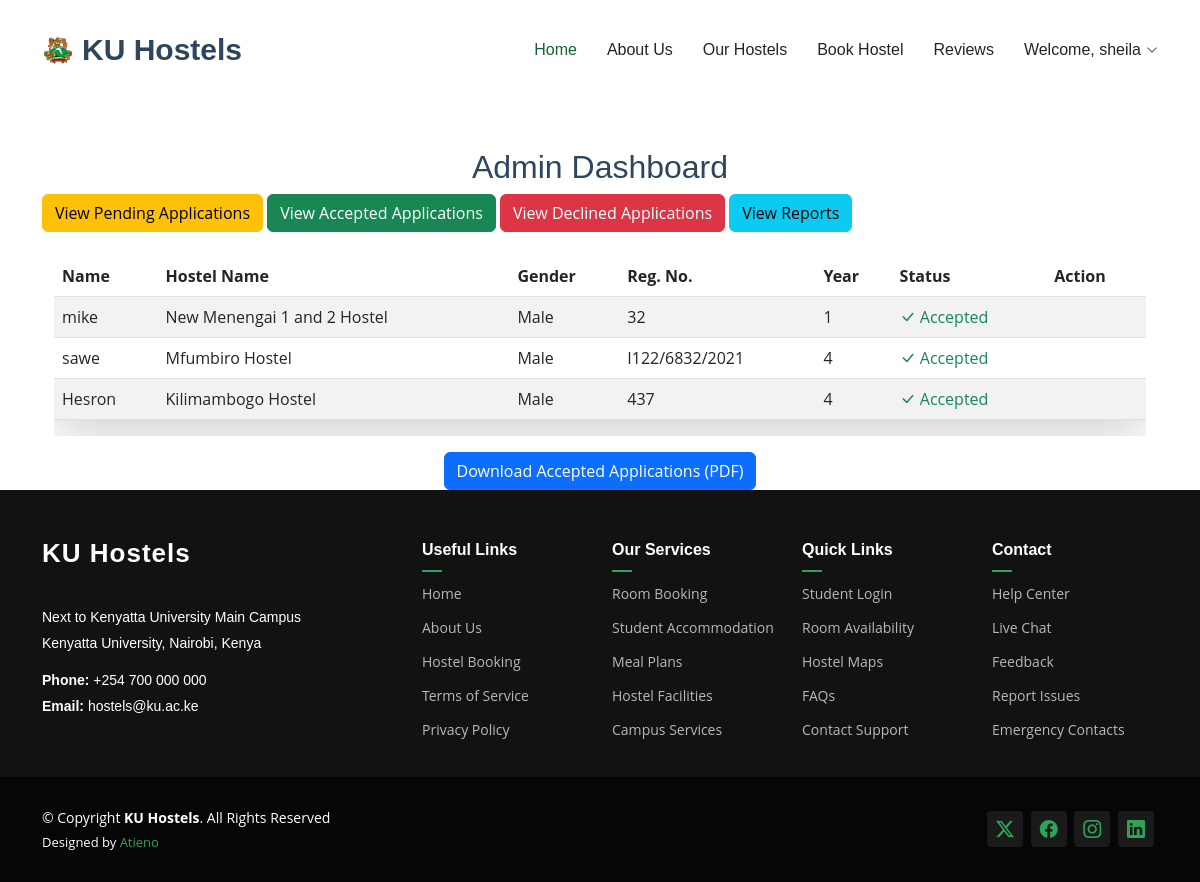
Screenshot of /admin-dashboard/?status=Allocated (signed in) with the database file from the repository.
### myapp/models.py (models this page shows, shortened)
class HostelApplication(models.Model):
    GENDER_CHOICES = [
        ('Male', 'Male'),
        ('Female', 'Female'),
    ]
    HOSTEL_TYPE_CHOICES = [
        ('Single Room', 'Single Room'),
        ('Double Room', 'Double Room'),
        ('Triple Room', 'Triple Room'),
        ('Quadruple Room', 'Quadruple Room'),
        ('Quintuple Room', 'Quintuple Room'),
        ('Sextuple Room', 'Sextuple Room'),
    ]
    LOCATION_CHOICES = [
        ('On-campus', 'On-campus'),
        ('Off-campus', 'Off-campus'),
    ]
    STATUS_CHOICES = [
        ('Pending', 'Pending'),
        ('Allocated', 'Allocated'),
    ]
    YEAR_OF_STUDY_CHOICES = [
        ('Year One', 'Year One'),
        ('Year Two', 'Year Two'),
        ('Year Three', 'Year Three'),
        ('Year Four', 'Year Four'),
        ('Year Five', 'Year Five'),
        ('Year Six', 'Year Six'),
    ]
    user = models.ForeignKey(User, on_delete=models.CASCADE)
    name = models.CharField(max_length=100)
    reg_number = models.CharField(max_length=50, unique=True)
    year_of_study = models.CharField(max_length=20, choices=YEAR_OF_STUDY_CHOICES)
    gender = models.CharField(max_length=10, choices=GENDER_CHOICES)
    hostel_type = models.CharField(max_length=20, choices=HOSTEL_TYPE_CHOICES)
    location = models.CharField(max_length=10, choices=LOCATION_CHOICES)
    hostel_name = models.CharField(max_length=100)
    cost_per_semester = models.DecimalField(max_digits=10, decimal_places=2)
    status = models.CharField(max_length=10, choices=STATUS_CHOICES, default='Pending')

### myapp/views.py (the view, shortened to what this page needs)
# urls.py: path('admin-dashboard/', views.admin_dashboard, name='admin_dashboard'),
@staff_member_required
def admin_dashboard(request):
    status = request.GET.get('status', 'Pending')  # Default to 'Pending'
    applications = HostelApplication.objects.filter(status=status)
    return render(request, 'admin_dashboard.html', {'applications': applications})

### templates/admin_dashboard.html (shortened to what this page needs)
{% extends 'base.html' %}
{% load static %}
{% block Content %}
<div class="container mt-5">
    <h2 class="text-center">Admin Dashboard</h2>
    <div class="mb-3">
        <a href="{% url 'myapp:admin_dashboard' %}?status=Pending" class="btn btn-warning">View Pending Applications</a>
        <a href="{% url 'myapp:admin_dashboard' %}?status=Allocated" class="btn btn-success">View Accepted Applications</a>
        <a href="{% url 'myapp:admin_dashboard' %}?status=Declined" class="btn btn-danger">View Declined Applications</a>
        <a href="{% url 'myapp:view_hostel_reports' %}" class="btn btn-info">View Reports</a>
    </div>
    <form method="post" class="container mt-4">
        <div class="table-responsive">
            <table class="table table-striped table-hover shadow-lg">
                <thead class="thead-dark">
                    <tr>
                        <th>Name</th>
                        <th>Hostel Name</th>
                        <th>Gender</th>
                        <th>Reg. No.</th>
                        <th>Year</th>
                        <th>Status</th>
                        <th>Action</th>
                    </tr>
                </thead>
                <tbody>
                    {% for application in applications %}
                    <tr>
                        <td>{{ application.name }}</td>
                        <td>{{ application.hostel_name }}</td>
                        <td>{{ application.gender }}</td>
                        <td>{{ application.reg_number }}</td>
                        <td>{{ application.year_of_study }}</td>
                        <td>
                            {% if application.status == "Pending" %}
                                <span class="text-warning"><i class="bi bi-clock"></i> Pending</span>
                            {% elif application.status == "Allocated" %}
                                <span class="text-success"><i class="bi bi-check-lg"></i> Accepted</span>
                            {% else %}
                                <span class="text-danger"><i class="bi bi-x-lg"></i> Declined</span>
                            {% endif %}
                        </td>
                        <td>
                        </td>
                    </tr>
                    {% empty %}
                    <tr>
                        <td colspan="7" class="text-center text-muted">No applications found.</td>
                    </tr>
                    {% endfor %}
                </tbody>
            </table>
        </div>
    </form>
    <div class="text-center mt-3">
        {% if request.GET.status == "Pending" %}
            <a href="{% url 'myapp:download_filtered_applications_pdf' 'Pending' %}" class="btn btn-primary">Download Pending Applications (PDF)</a>
        {% elif request.GET.status == "Allocated" %}
            <a href="{% url 'myapp:download_filtered_applications_pdf' 'Allocated' %}" class="btn btn-primary">Download Accepted Applications (PDF)</a>
        {% elif request.GET.status == "Declined" %}
            <a href="{% url 'myapp:download_filtered_applications_pdf' 'Declined' %}" class="btn btn-primary">Download Declined Applications (PDF)</a>
        {% endif %}
    </div>
</div>
{% endblock %}

### templates/header.html (shortened to what this page needs)
{% load static %}
<header id="header" class="header d-flex align-items-center position-relative">
    <div class="container-fluid container-xl position-relative d-flex align-items-center justify-content-between">
      <a href="{% url 'myapp:home_page' %}" class="logo d-flex align-items-center">
        <img src="{% static 'assets/img/logo.png' %}" alt="AgriCulture">
        <h1 class="sitename">KU Hostels</h1>
      </a>
      <nav id="navmenu" class="navmenu">
        <ul>
          <li><a href="{% url 'myapp:home_page' %}" class="active">Home</a></li>
          <li><a href="{% url 'myapp:home_page' %}#about">About Us</a></li>
          <li><a href="{% url 'myapp:home_page' %}#services">Our Hostels</a></li>
          <li><a href="{% url 'myapp:book_hostel' %}">Book Hostel</a></li>
          <li><a href="{% url 'myapp:home_page' %}#testimonials">Reviews</a></li>
          <li class="dropdown">
            {% if user.is_authenticated %}
                <a href="#"><span>Welcome, {{ user.username }}</span> <i class="bi bi-chevron-down toggle-dropdown"></i></a>
            {% else %}
                <a href="#"><span>Login / Sign up</span> <i class="bi bi-chevron-down toggle-dropdown"></i></a>
                <ul>
                    <li><a href="{% url 'myapp:login_page' %}">Login</a></li>
                    <li><a href="{% url 'myapp:register' %}">Register</a></li>
                </ul>
            {% endif %}
        </li>
        </ul>
      </nav>
    </div>
  </header>

### static/assets/css/main.css (style rules this page uses)
:root { --default-font: "Open Sans", system-ui, -apple-system, "Segoe UI", Roboto, "Helvetica Neue", Arial, "Noto Sans", "Liberation Sans", sans-serif, "Apple Color Emoji", "Segoe UI Emoji", "Segoe UI Symbol", "Noto Color Emoji"; --heading-font: "Marcellus", sans-serif; --nav-font: "Marcellus", sans-serif; }
:root { --background-color: #ffffff; --default-color: #212529; --heading-color: #2d465e; --accent-color: #116530; --surface-color: #ffffff; --contrast-color: #ffffff; }
:root { --nav-color: #212529; --nav-hover-color: #116530; --nav-mobile-background-color: #ffffff; --nav-dropdown-background-color: #ffffff; --nav-dropdown-color: #212529; --nav-dropdown-hover-color: #116530; }
:root { scroll-behavior: smooth; }
body { color: var(--default-color); background-color: var(--background-color); font-family: var(--default-font); }
a { color: var(--accent-color); text-decoration: none; transition: 0.3s; }
h1, h2, h3, h4, h5, h6 { color: var(--heading-color); font-family: var(--heading-font); }
.header { color: var(--default-color); background-color: var(--background-color); padding: 20px 0; transition: all 0.5s; z-index: 997; }
.header .logo { line-height: 1; }
.header .logo img { max-height: 32px; margin-right: 8px; }
.header .logo h1 { font-size: 30px; margin: 0; font-weight: 700; color: var(--heading-color); }
@media (min-width: 1200px) { .navmenu { padding: 0; } }
@media (min-width: 1200px) { .navmenu ul { margin: 0; padding: 0; display: flex; list-style: none; align-items: center; } }
@media (min-width: 1200px) { .navmenu li { position: relative; } }
@media (min-width: 1200px) { .navmenu a, .navmenu a:focus { color: var(--nav-color); padding: 18px 15px; font-size: 16px; font-family: var(--nav-font); font-weight: 400; display: flex; align-items: center; justify-content: space-between; white-space: nowrap; transition: 0.3s; } }
@media (min-width: 1200px) { .navmenu a i, .navmenu a:focus i { font-size: 12px; line-height: 0; margin-left: 5px; transition: 0.3s; } }
@media (min-width: 1200px) { .navmenu li:last-child a { padding-right: 0; } }
@media (min-width: 1200px) { .navmenu li:hover>a, .navmenu .active, .navmenu .active:focus { color: var(--nav-hover-color); } }

### rows the page displays
HostelApplication: name "mike", hostel_name "New Menengai 1 and 2 Hostel", gender "Male", reg_number "32", year_of_study "1", status "Allocated" (drawn)
HostelApplication: name "sawe", hostel_name "Mfumbiro Hostel", gender "Male", reg_number "I122/6832/2021", year_of_study "4", status "Allocated" (drawn)
HostelApplication: name "Hesron", hostel_name "Kilimambogo Hostel", gender "Male", reg_number "437", year_of_study "4", status "Allocated" (drawn)

### other values shown
{{ user.username }} "sheila"
